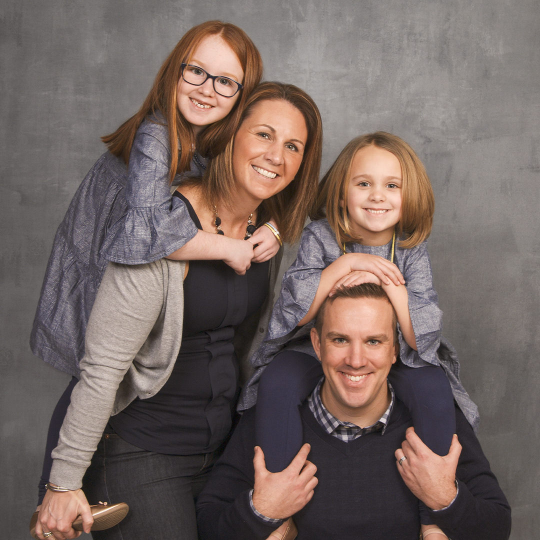
#> input picture Face_Detection/mul.jpg, 1080 x 1080 px (shown at 1/2 size)
$ python image.py
#> lines starting #> are read from the running program, lines starting #| are printed output that depends on the picture; after the words box and inside, x2 and y2 are one past the last pixel; in counts of white or black regions, pixels touching at a corner belong together
import cv2
#Trained Dataset
train_dataset=cv2.CascadeClassifier('haarcascade_frontalface_default.xml')
#Read a Image
#img=cv2.imread('img1.png')
img=cv2.imread('mul.jpg')
#> img is the input picture: shape (1080, 1080, 3); mean B, G, R 97.4, 101.7, 116.3
scaled_image = cv2.resize(img, None, fx=0.5, fy=0.5)
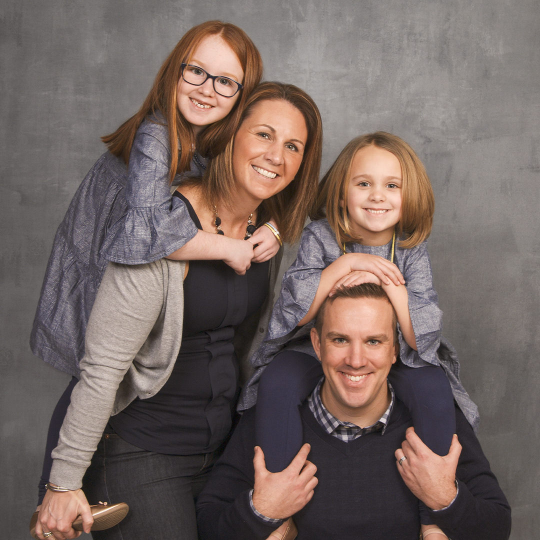
#> scaled_image: shape (540, 540, 3); mean B, G, R 97.5, 101.9, 116.4
#convert in to grayscale
gray=cv2.cvtColor(scaled_image,cv2.COLOR_BGR2GRAY)
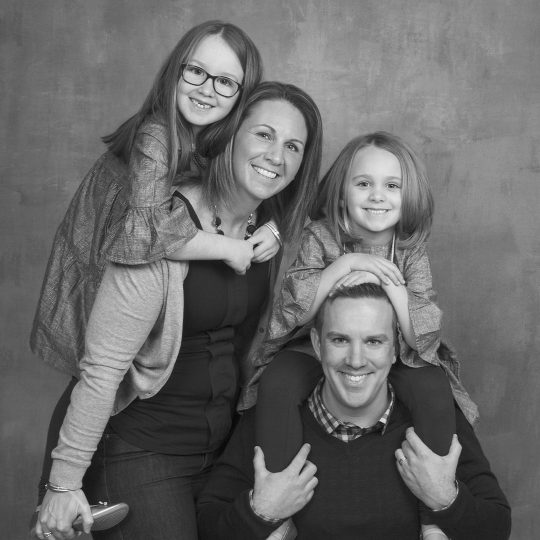
#> gray: shape (540, 540); min 6, max 249, mean 105.7
faces=train_dataset.detectMultiScale(gray)
#> faces = [[143, 151, 28, 28], [340, 155, 74, 74], [170, 45, 80, 80], [237, 108, 81, 81], [311, 306, 90, 90]]
print(faces)
#| [[143 151  28  28]
#|  [340 155  74  74]
#|  [170  45  80  80]
#|  [237 108  81  81]
#|  [311 306  90  90]]
for x,y,w,h in faces:
    cv2.rectangle(scaled_image,(x,y),(x+w,y+h),(255,0,0),2)
#> this loop made 5 passes
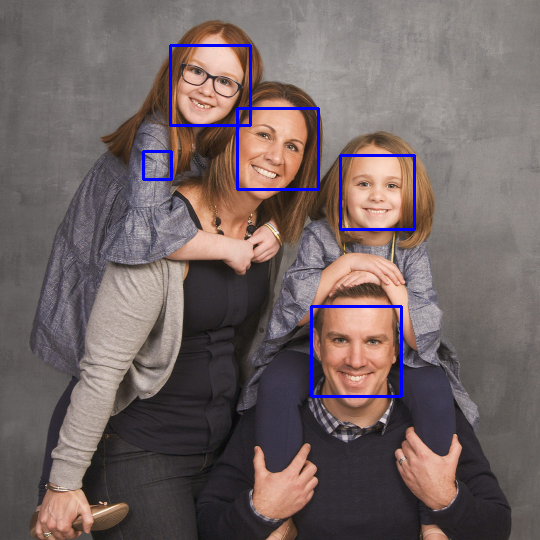
#> scaled_image: shape (540, 540, 3); 1.44% of pixels changed, all inside (x1, y1, x2, y2) = (142, 44, 416, 398)
    #cv2.rectangle(img,(x-axis,y-axis),(for create box),(255,0,0 for give color for box),2 for thickness)
cv2.imshow('COLOR',scaled_image)
cv2.imshow('GRAY',gray)

cv2.waitKey()

$ run again, with Face_Detection/img1.png saved as Face_Detection/mul.jpg
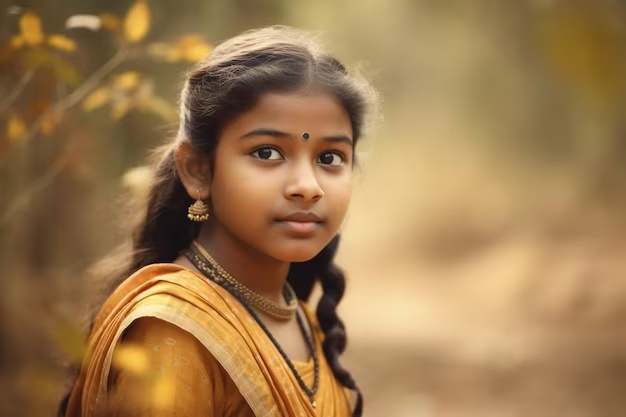
#> input picture Face_Detection/img1.png, 626 x 417 px
#> img is the input picture: shape (417, 626, 3); mean B, G, R 79.8, 122.7, 157.8
#> `gray=cv2.cvtColor(scaled_image,cv2.COLOR_BGR2GRAY)`:
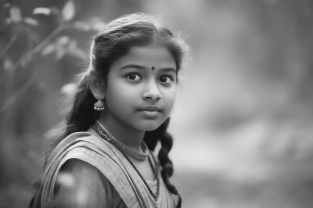
#> gray: shape (208, 313); min 14, max 240, mean 128.4
#> faces = [[104, 43, 89, 89]]
#| [[104  43  89  89]]
#> the loop `for x,y,w,h in faces:` made 1 pass
#> after the loop `for x,y,w,h in faces:`:
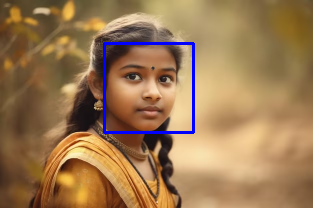
#> scaled_image: shape (208, 313, 3); mean B, G, R 82.9, 121.2, 155.8
